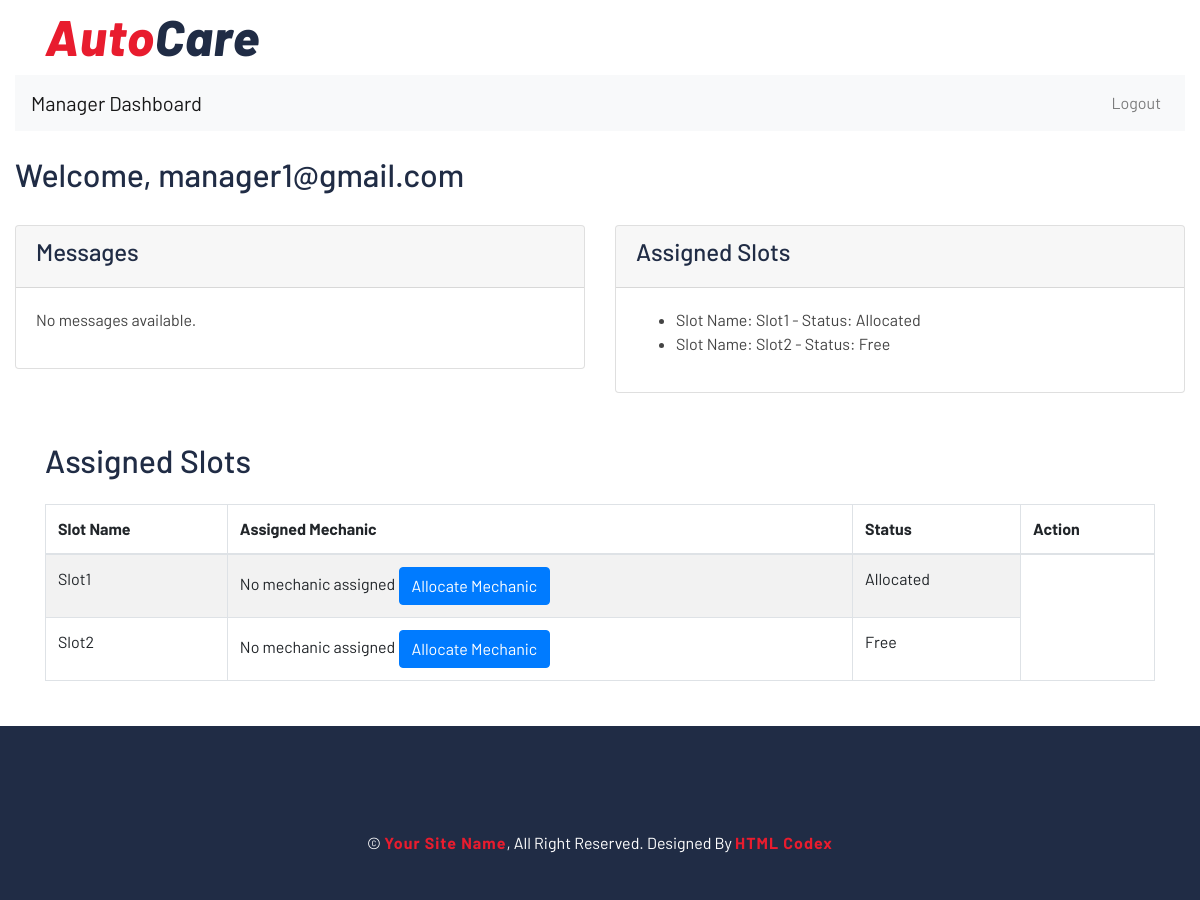
Screenshot of /serviceManager/dashboard/ (signed in) with the database file from the repository.
### autocareweb/models.py (models this page shows, shortened)
class CustomUser(AbstractBaseUser, PermissionsMixin):
    email = models.EmailField(unique=True)
    role = models.CharField(max_length=20, choices=UserRole.choices, default=UserRole.CUSTOMER)
    is_active = models.BooleanField(default=True)
    is_staff = models.BooleanField(default=False)
    objects = CustomUserManager()
    USERNAME_FIELD = 'email'
    REQUIRED_FIELDS = []

class AllocatedManager(models.Model):
    manager = models.ForeignKey(
        CustomUser,
        limit_choices_to={'role': UserRole.SERVICE_MANAGER},
        on_delete=models.CASCADE
    )
    slot = models.ForeignKey(
        Slot,
        on_delete=models.CASCADE
    )

class Slot(models.Model):
    slotname = models.CharField(max_length=100)
    mechanic = models.ForeignKey(CustomUser, limit_choices_to={'role': 'mechanic'}, on_delete=models.SET_NULL, null=True, blank=True)
    status = models.CharField(max_length=10, choices=SlotStatus.choices, default=SlotStatus.FREE)
    slug = models.SlugField(unique=True, blank=True)

### autocareweb/views.py (the view)
@login_required
def manager_dashboard(request):
    manager = request.user
    assigned_slots = AllocatedManager.objects.filter(manager=manager)
    mechanic = None  # Set mechanic to None initially
    if request.method == 'POST':
        form = AssignMechanicForm(request.POST)
        if form.is_valid():
            slot_id = form.cleaned_data['slot_id']
            mechanic = form.cleaned_data['mechanic']
            slot = Slot.objects.get(id=slot_id)
            slot.mechanic = mechanic
            slot.save()
            return redirect('manager_dashboard')  # Refresh the dashboard after assigning the mechanic
    else:
        form = AssignMechanicForm()
    return render(
        request,
        'serviceManager/dashboard.html',
        {
            'assigned_slots': assigned_slots,
            'mechanic': mechanic,  # mechanic will be None in GET requests
            'form': form,
            'user': request.user
        }
    )

### templates/serviceManager/dashboard.html (shortened to what this page needs)
{% extends 'partials/baseadmin.html' %}
{% block content %}
 {% load static %}
 <div class="container-fluid">
  <div class="row">
    <div class="col-md-12">
      <nav class="navbar navbar-expand-lg navbar-light bg-light">
        <a class="navbar-brand" href="#">Manager Dashboard</a>
        <div class="collapse navbar-collapse" id="navbarSupportedContent">
          <ul class="navbar-nav ml-auto">
            <li class="nav-item">
              <a class="nav-link" href="{% url 'logout' %}">Logout</a>
            </li>
          </ul>
        </div>
      </nav>
    </div>
  </div>
  <div class="row mt-4">
    <div class="col-md-12">
      <h2>Welcome, {{ user.email }}</h2>
    </div>
  </div>
  <div class="row mt-4">
    <div class="col-md-6">
      <div class="card">
        <div class="card-header">
          <h4>Messages</h4>
        </div>
        <div class="card-body">
          {% if messages %}
            <ul>
              {% for message in messages %}
                <li>{{ message }}</li>
              {% endfor %}
            </ul>
          {% else %}
            <p>No messages available.</p>
          {% endif %}
        </div>
      </div>
    </div>
    <div class="col-md-6">
      <div class="card">
        <div class="card-header">
          <h4>Assigned Slots</h4>
        </div>
        <div class="card-body">
          {% if assigned_slots %}
            <ul>
              {% for allocation in assigned_slots %}
                <li>
                  Slot Name: {{ allocation.slot.slotname }} - Status: {{ allocation.slot.get_status_display }}
                </li>
              {% endfor %}
            </ul>
          {% else %}
            <p>No slots have been assigned to you yet.</p>
          {% endif %}
        </div>
      </div>
    </div>
  </div>
</div>
      <div class="container mt-5">
          <h2 class="mb-4">Assigned Slots</h2>
          <table id="slotsTable" class="table table-striped table-bordered">
              <thead>
                  <tr>
                      <th>Slot Name</th>
                      <th>Assigned Mechanic</th>
                      <th>Status</th>
                      <th>Action</th>
                  </tr>
              </thead>
              <tbody>
                  {% for allocation in assigned_slots %}
                  <tr>
                      <td>{{ allocation.slot.slotname }}</td>
                      <td>
                          {% if allocation.slot.mechanic %}
                              {{ allocation.slot.mechanic.email }}
                              <button class="btn btn-warning" data-toggle="modal" data-target="#reallocateMechanicModal{{ allocation.slot.slug }}">Reallocate Mechanic</button>
                          {% else %}
                              No mechanic assigned
                              <button class="btn btn-primary" data-toggle="modal" data-target="#allocateMechanicModal{{ allocation.slot.slug }}">Allocate Mechanic</button>
                          {% endif %}
                      </td>
                      <td>{{ allocation.slot.get_status_display }}</td>
                  </tr>
                  {% empty %}
                  <tr>
                      <td colspan="4" class="text-center">No slots have been assigned to you.</td>
                  </tr>
                  {% endfor %}
              </tbody>
          </table>
      </div>
      <link rel="stylesheet" href="https://cdn.datatables.net/1.12.1/css/jquery.dataTables.min.css">
{% endblock %}

### static/css/style.css (style rules this page uses)
body { color: #444444; font-weight: 400; background: #ffffff; font-family: 'Barlow', sans-serif; }
h1, h2, h3, h4, h5, h6 { color: #202C45; }
a { color: #202C45; transition: .3s; }
.container-fluid { max-width: 1366px; }

### rows the page displays
CustomUser: email "manager1@gmail.com"
AllocatedManager: slot.slotname "Slot1", slot.status "Allocated"
AllocatedManager: slot.slotname "Slot2", slot.status "Free"
